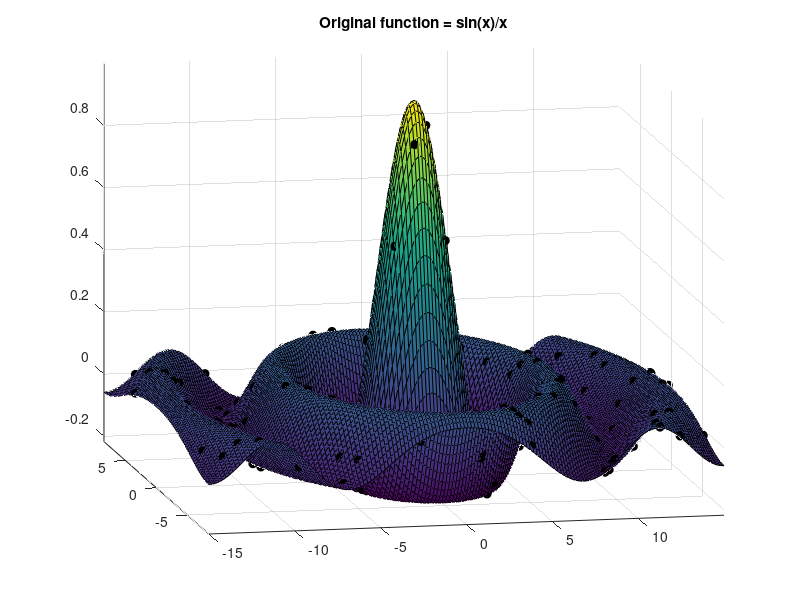

Here is the MATLAB script that generated this plot: (Note: this script raises an error after producing the figure.)
% script <a href="matlab:RR_InvDistanceInterpTest">RR_InvDistanceInterpTest</a>
% Test <a href="matlab:help RR_InvDistanceInterp">RR_InvDistanceInterp</a> on data from a smooth fn.
% Renaissance Codebase, https://github.com/tbewley/RC/NRchap07
% Copyright 2023 by Thomas Bewley, published under BSD 3-Clause License. 
 
clear; Lx=17; Ly=30; Nx=85; Ny=150; N=150; k=2;      % Lx*Ly domain, k=order of RBFs
x=[-Lx/2:Lx/(Nx-1):Lx/2]; y=[-Ly/2:Ly/(Ny-1):Ly/2];  % Nx*Ny grid on Lx*Ly domain
c(1,:)=Lx*rand(1,N)-Lx/2; c(2,:)=Ly*rand(1,N)-Ly/2;  % N random points in domain
for i=1:Nx, for j=1:Ny,
  r=sqrt(x(i)^2+y(j)^2)+eps;   F(i,j)=sin(r)/r;      % F = test function on grid
end, end                    
f=sqrt(c(1,:).^2+c(2,:).^2)+eps;   f=sin(f)./f;      % f = test function on random points

close all; figure(1), grid on, hold on, title('Original function = sin(x)/x'), surf(y,x,F)
plot3(c(2,:),c(1,:),f,'ko','markerfacecolor','k'), axis tight, view(-11.5,14)

for k=2:5, if k<5, p=k; else, p=20; end, figure(k)
  for i=1:Nx, for j=1:Ny
    fn(i,j)=RR_InvDistanceInterp([x(i); y(j)],c,f,p,100); % inverse distance interpolant
  end, end
  grid on, hold on, title(sprintf('Inverse distance interpolant, p=%d',p)), surf(y,x,fn)
  plot3(c(2,:),c(1,:),f+.01,'ko','markerfacecolor','k'), axis tight, view(-11.5,14)
end
% end script RR_InvDistanceInterpTest
